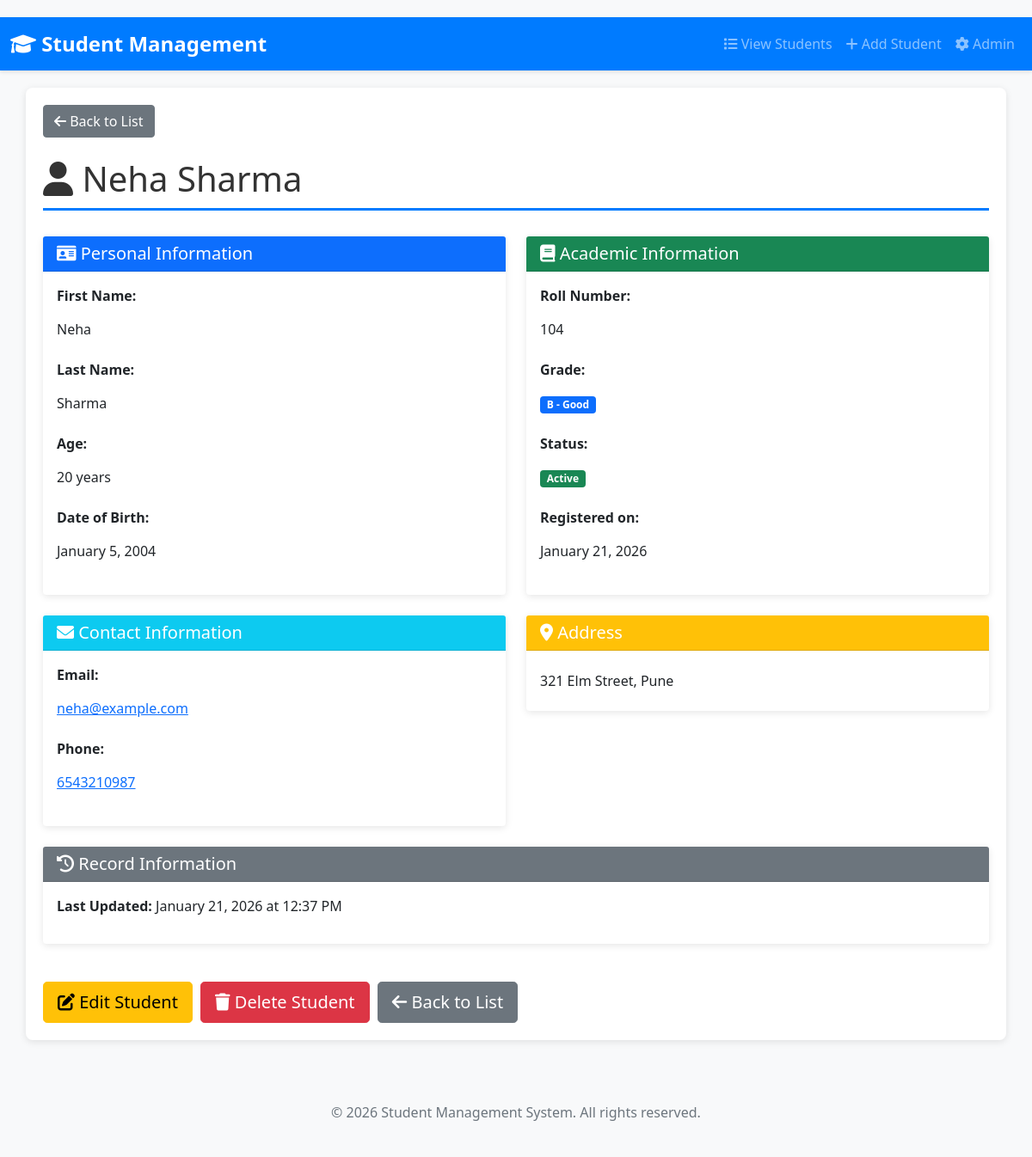
/student/4/, run on the app's committed database.
### student_app/models.py (models this page shows, shortened)
class Student(models.Model):
    first_name = models.CharField(max_length=100, null=False, blank=False)
    last_name = models.CharField(max_length=100, null=False, blank=False)
    email = models.EmailField(unique=True, null=False, blank=False)
    roll_number = models.IntegerField(unique=True, null=False, blank=False)
    GRADE_CHOICES = [
        ('A', 'A - Excellent'),
        ('B', 'B - Good'),
        ('C', 'C - Average'),
        ('D', 'D - Below Average'),
        ('F', 'F - Fail'),
    ]
    grade = models.CharField(max_length=1, choices=GRADE_CHOICES, null=False, blank=False)
    age = models.IntegerField(null=False, blank=False)
    date_of_registration = models.DateField(auto_now_add=True)
    date_of_birth = models.DateField(null=False, blank=False)
    address = models.TextField(null=False, blank=False)
    phone_number = models.CharField(max_length=15, null=False, blank=False)
    is_active = models.BooleanField(default=True)
    updated_at = models.DateTimeField(auto_now=True)
    class Meta:
        verbose_name = 'Student'
        verbose_name_plural = 'Students'
        ordering = ['-date_of_registration']

### student_app/views.py (the view)
# urls.py: path('student/<int:pk>/', views.StudentDetailView.as_view(), name='student_detail'),
def student_detail(request, pk):
    student = get_object_or_404(Student, pk=pk)
    context = {
        'student': student,  # Single student object
    }
    return render(request, 'student_app/student_detail.html', context)

### student_app/templates/student_app/student_detail.html (shortened to what this page needs)
{% extends 'student_app/base.html' %}
{% block content %}
    <div class="mb-4">
        <a href="{% url 'student_list' %}" class="btn btn-secondary">
            <i class="fas fa-arrow-left"></i> Back to List
        </a>
    </div>
    <h1>
        <i class="fas fa-user"></i> {{ student.first_name }} {{ student.last_name }}
    </h1>
    <div class="row">
        <div class="col-md-6">
            <div class="card mb-4">
                <div class="card-header bg-primary text-white">
                    <h5 class="mb-0">
                        <i class="fas fa-id-card"></i> Personal Information
                    </h5>
                </div>
                <div class="card-body">
                    <div class="mb-3">
                        <label class="form-label"><strong>First Name:</strong></label>
                        <p class="form-control-plaintext">{{ student.first_name }}</p>
                    </div>
                    <div class="mb-3">
                        <label class="form-label"><strong>Last Name:</strong></label>
                        <p class="form-control-plaintext">{{ student.last_name }}</p>
                    </div>
                    <div class="mb-3">
                        <label class="form-label"><strong>Age:</strong></label>
                        <p class="form-control-plaintext">{{ student.age }} years</p>
                    </div>
                    <div class="mb-3">
                        <label class="form-label"><strong>Date of Birth:</strong></label>
                        <p class="form-control-plaintext">
                            {{ student.date_of_birth|date:"F j, Y" }}
                        </p>
                    </div>
                </div>
            </div>
        </div>
        <div class="col-md-6">
            <div class="card mb-4">
                <div class="card-header bg-success text-white">
                    <h5 class="mb-0">
                        <i class="fas fa-book"></i> Academic Information
                    </h5>
                </div>
                <div class="card-body">
                    <div class="mb-3">
                        <label class="form-label"><strong>Roll Number:</strong></label>
                        <p class="form-control-plaintext">{{ student.roll_number }}</p>
                    </div>
                    <div class="mb-3">
                        <label class="form-label"><strong>Grade:</strong></label>
                        <p class="form-control-plaintext">
                            <span class="badge bg-primary">
                                {{ student.get_grade_display }}
                            </span>
                        </p>
                    </div>
                    <div class="mb-3">
                        <label class="form-label"><strong>Status:</strong></label>
                        <p class="form-control-plaintext">
                            {% if student.is_active %}
                                <span class="badge bg-success">Active</span>
                            {% else %}
                                <span class="badge bg-danger">Inactive</span>
                            {% endif %}
                        </p>
                    </div>
                    <div class="mb-3">
                        <label class="form-label"><strong>Registered on:</strong></label>
                        <p class="form-control-plaintext">
                            {{ student.date_of_registration|date:"F j, Y" }}
                        </p>
                    </div>
                </div>
            </div>
        </div>
    </div>
    <div class="row">
        <div class="col-md-6">
            <div class="card mb-4">
                <div class="card-header bg-info text-white">
                    <h5 class="mb-0">
                        <i class="fas fa-envelope"></i> Contact Information
                    </h5>
                </div>
                <div class="card-body">
                    <div class="mb-3">
                        <label class="form-label"><strong>Email:</strong></label>
                        <p class="form-control-plaintext">
                            <a href="mailto:{{ student.email }}">
                                {{ student.email }}
                            </a>
                        </p>
                    </div>
                    <div class="mb-3">
                        <label class="form-label"><strong>Phone:</strong></label>
                        <p class="form-control-plaintext">
                            <a href="tel:{{ student.phone_number }}">
                                {{ student.phone_number }}
                            </a>
                        </p>
                    </div>
                </div>
            </div>
        </div>
        <div class="col-md-6">
            <div class="card mb-4">
                <div class="card-header bg-warning text-white">
                    <h5 class="mb-0">
                        <i class="fas fa-map-marker-alt"></i> Address
                    </h5>
                </div>
                <div class="card-body">
                    <p class="form-control-plaintext">
                        {{ student.address }}
                    </p>
                </div>
            </div>
        </div>
    </div>
    <div class="row">
        <div class="col-md-12">
            <div class="card">
                <div class="card-header bg-secondary text-white">
                    <h5 class="mb-0">
                        <i class="fas fa-history"></i> Record Information
                    </h5>
                </div>
                <div class="card-body">
                    <p>
                        <strong>Last Updated:</strong>
                        {{ student.updated_at|date:"F j, Y \a\t g:i A" }}
                    </p>
                </div>
            </div>
        </div>
    </div>
    <div class="mt-4">
        <a href="{% url 'student_update' student.pk %}" class="btn btn-warning btn-lg">
            <i class="fas fa-edit"></i> Edit Student
        </a>
        <a href="{% url 'student_delete' student.pk %}" class="btn btn-danger btn-lg">
            <i class="fas fa-trash"></i> Delete Student
        </a>
        <a href="{% url 'student_list' %}" class="btn btn-secondary btn-lg">
            <i class="fas fa-arrow-left"></i> Back to List
        </a>
    </div>
{% endblock %}

### student_app/templates/student_app/base.html (style rules this page uses)
body { padding-top: 20px; background-color: #f8f9fa; }
h1 { color: #333; margin-bottom: 30px; border-bottom: 3px solid #007bff; padding-bottom: 10px; }
.card { border: none; box-shadow: 0 2px 8px rgba(0,0,0,0.1); margin-bottom: 20px; }
.btn { margin-right: 5px; }

### data on the page
Student: first_name "Neha", last_name "Sharma", age "20", date_of_birth "January 5, 2004", roll_number "104", grade "B - Good", date_of_registration "January 21, 2026", email "neha@example.com", phone_number "6543210987", address "321 Elm Street, Pune", updated_at "January 21, 2026 at 12:37 PM"
